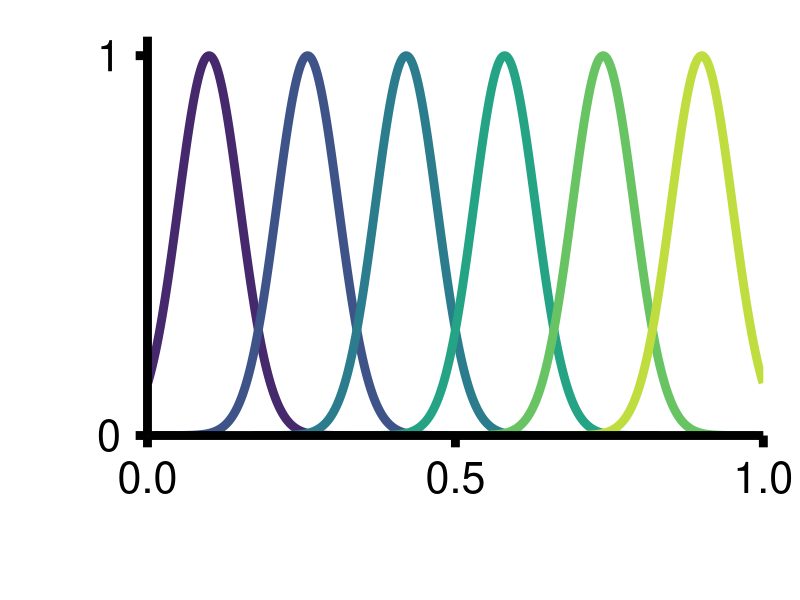
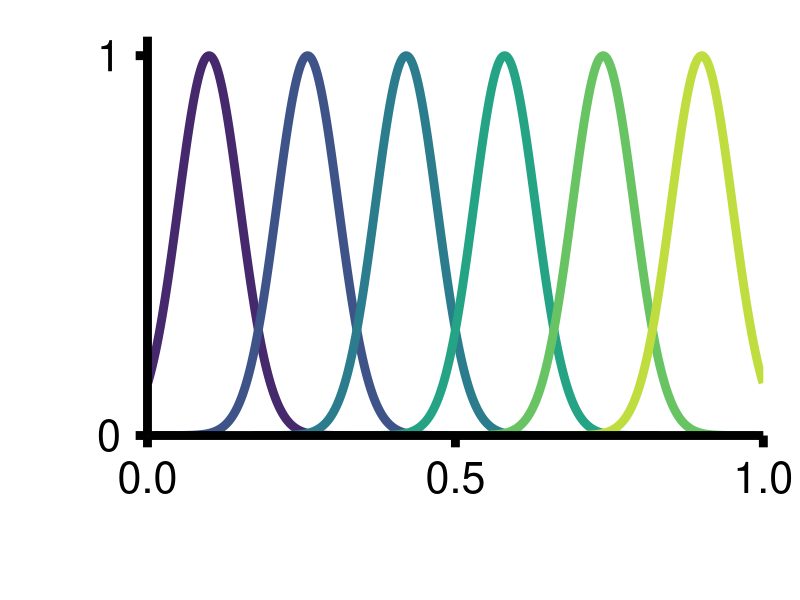

Here is the R script that generated these plots, in order:
# === Libraries ===
library(ggplot2)
library(dplyr)
library(tidyr)
library(viridis)

# === Parameters ===
sigma_h <- 0.05
hopt_vals <- seq(0.1, 0.9, length.out = 6)

# === Generate data (truncated around each hopt) ===
df <- lapply(hopt_vals, function(hopt) {
  x_local <- seq(hopt - 5 * sigma_h, hopt + 5 * sigma_h, length.out = 300)
  x_local <- x_local[x_local >= 0 & x_local <= 1]
  data.frame(
    x = x_local,
    hopt = hopt,
    fitness = exp(-((x_local - hopt)^2) / (2 * sigma_h^2))
  )
}) %>% bind_rows()

# === Plot ===
ggplot(df, aes(x = x, y = fitness, group = hopt, color = hopt)) +
  geom_line(linewidth = 3.0) +
  scale_color_viridis_c(option = "D", limits = c(0, 1)) +
  scale_x_continuous(breaks = c(0, 0.5, 1), limits = c(0, 1),expand=c(0,0)) +
  scale_y_continuous(breaks = c(0, 1), limits = c(0, 1.05),expand=c(0,0)) +
  labs(x = " ", y = " ") +
  theme_minimal(base_size = 53) +
  theme(
    legend.position = "none",
    panel.grid = element_blank(),
    panel.border = element_blank(),
    axis.line.x = element_line(color = "black", linewidth = 3),
    axis.line.y = element_line(color = "black", linewidth = 3),
    axis.ticks = element_line(color = "black", linewidth = 3),
    axis.ticks.length = unit(0.3, "cm"),
    axis.text = element_text(size = 31, color = "black"),
    axis.title = element_text(size = 32, color = "black")
  )


# Save as SVG
ggsave("habitat_partitioning.svg", width = 5*3.5/1.65, height = 5*1.5/1.65, dpi = 300)

